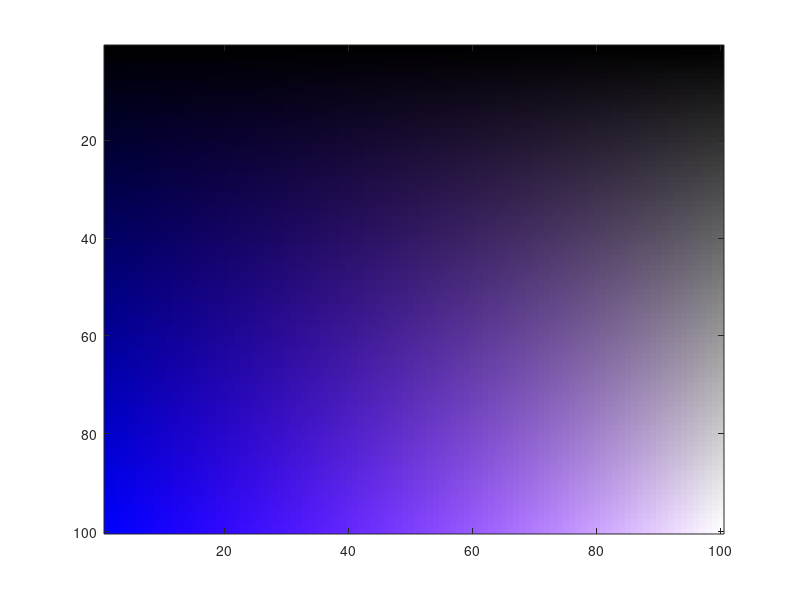

Here is the MATLAB script that generated this plot: (Note: this script raises an error after producing the figure.)
0
t = linspace(0,1);
red = t'*t;
green = t'*(t.^2);
blue = t'*(0*t+1);
A(:,:,1) = red; 
A(:,:,2) = green; 
A(:,:,3) = blue;
image(A);
mprint image2
